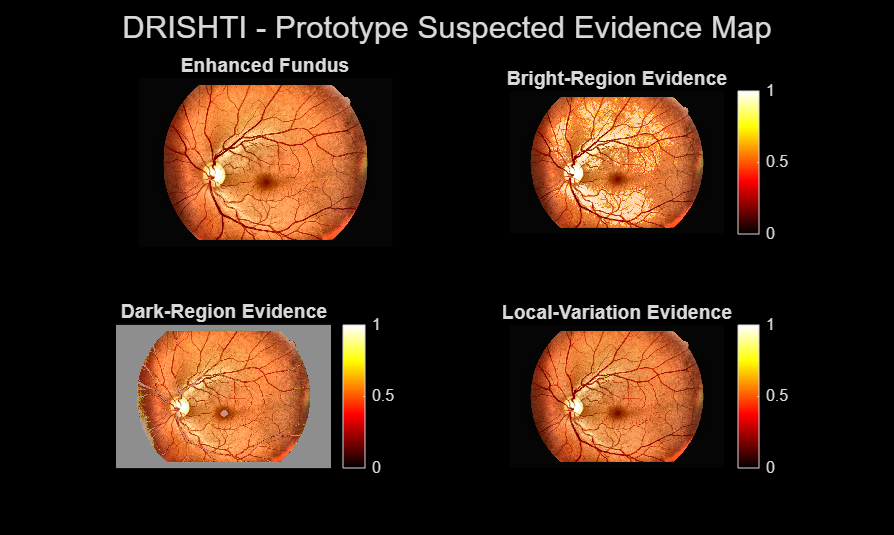
%> input picture results/explainability_map.png, 894 x 535 px
$ octave run_demo.m   (GNU Octave 9; MATLAB toolbox functions it lacks are replaced by stand-ins)
%> lines starting %> are read from the running program, lines starting %| are printed output that depends on the picture; in (x1, y1, x2, y2) boxes, pixels count from 0 and x2, y2 are one past the last pixel; in counts of white or black regions, pixels touching at a corner belong together; the program's own positions count from 1; long printed decimals are rounded
clc;
clear;
close all;

fprintf('\n============================================\n');
fprintf('          DRISHTI\n');
fprintf('     SIH26038 END-TO-END DEMO\n');
fprintf('============================================\n\n');

%% 1. LOAD FUNDUS IMAGE

[filename, pathname] = uigetfile( ...
    {'*.jpg;*.jpeg;*.png', 'Fundus Images'}, ...
    'Select Fundus Image');
%> the answer given: ../results/explainability_map.png

if isequal(filename, 0)
    fprintf('\nNo image selected. Demo cancelled.\n');
    return;
end

img = imread(fullfile(pathname, filename));
%> img is the input picture: size 535x894x3 uint8; mean R, G, B 52.4, 32.7, 20.4

fprintf('[1/5] Fundus image loaded successfully.\n');
fprintf('Selected Image  : %s\n', filename);
%% 2. IMAGE QUALITY GATE

gray = im2double(rgb2gray(img));
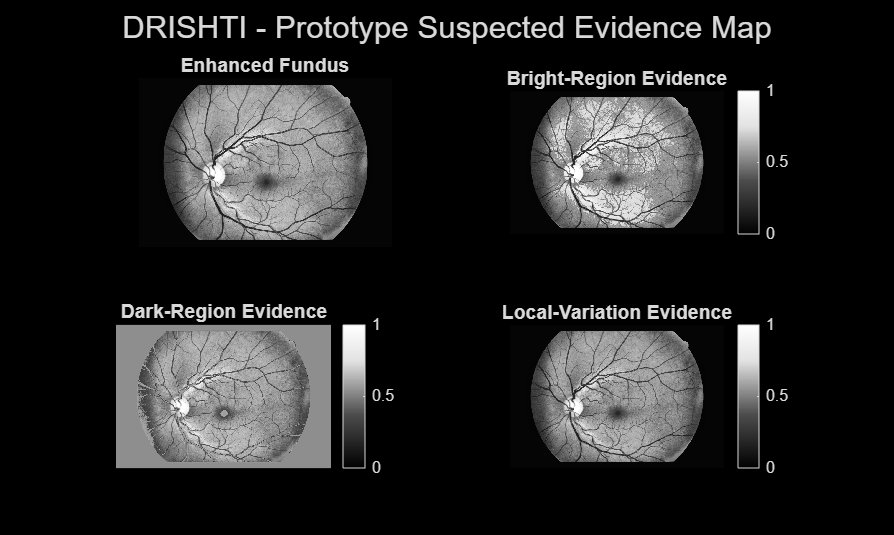
%> gray: size 535x894 double; min 0, max 1, mean 0.146

laplacianKernel = [0 1 0; 1 -4 1; 0 1 0];
laplacianImage = imfilter(gray, laplacianKernel, 'replicate');
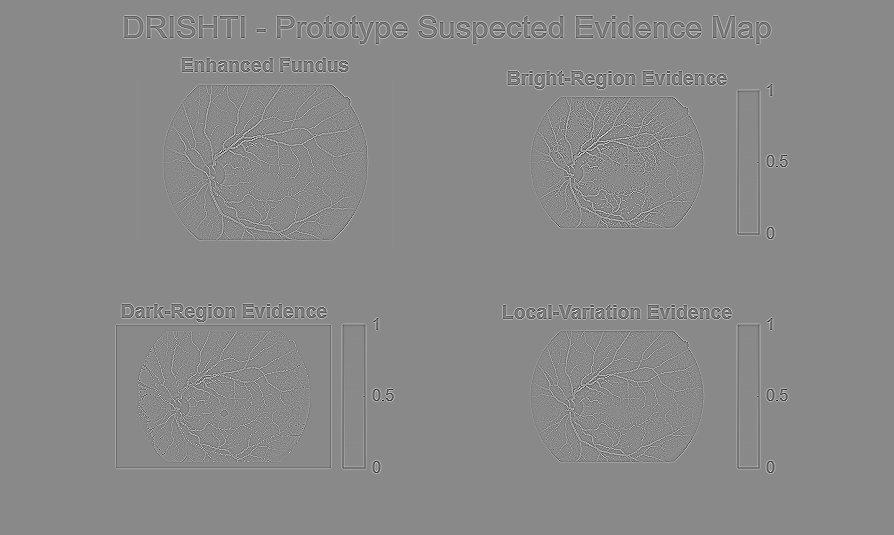
%> laplacianImage: size 535x894 double; min -2.76, max 2.34, mean 1.04e-18; drawn with min black and max white

focusScore = var(laplacianImage(:));
%> focusScore = 0.0421
brightnessScore = mean(gray(:));
%> brightnessScore = 0.146

darkPixels = gray < 0.05;
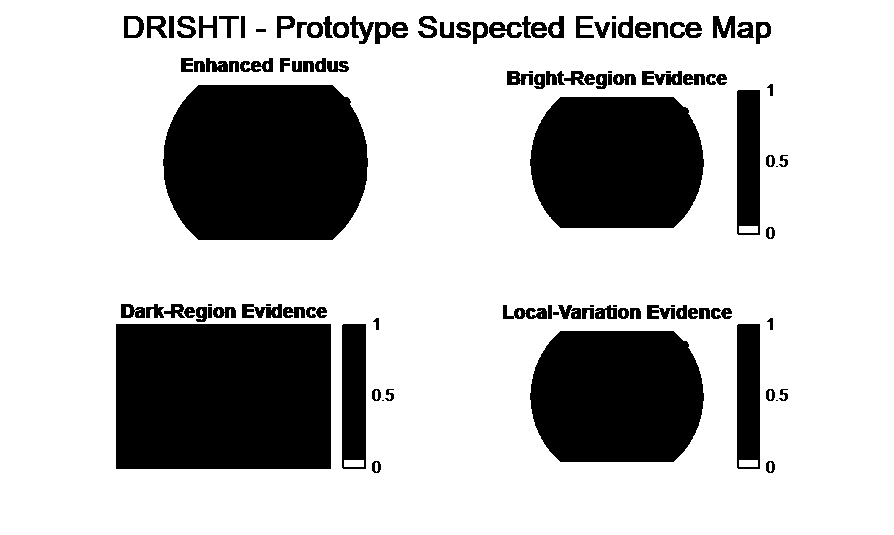
%> darkPixels: size 535x894 logical; 74.2% white; 113 black regions (13 under 20 px), largest, box (x1, y1, x2, y2) and area: (116, 324, 331, 469) 31175, (163, 85, 368, 240) 28402, (530, 331, 704, 462) 20260
darkRatio = mean(darkPixels(:));
%> darkRatio = 0.742

focusOK = focusScore > 0.0001;
%> focusOK = true
brightnessOK = brightnessScore > 0.10 && brightnessScore < 0.90;
%> brightnessOK = true
fieldOK = darkRatio < 0.50;
%> fieldOK = false

% -------- QUALITY FEEDBACK --------

qualityIssues = {};

if ~focusOK
    qualityIssues{end+1} = 'BLURRY IMAGE';
end

if ~brightnessOK
    if brightnessScore <= 0.10
        qualityIssues{end+1} = 'IMAGE TOO DARK';
    elseif brightnessScore >= 0.90
        qualityIssues{end+1} = 'IMAGE TOO BRIGHT';
    end
end

if ~fieldOK
    qualityIssues{end+1} = 'POOR FIELD OF VIEW';
end

qualityOK = isempty(qualityIssues);

fprintf('\n--- IMAGE QUALITY GATE ---\n');
fprintf('Focus Score      : %.5f\n', focusScore);
%| Focus Score      : 0.0421
fprintf('Brightness Score : %.3f\n', brightnessScore);
%| Brightness Score : 0.146
fprintf('Dark Area Ratio  : %.3f\n', darkRatio);
%| Dark Area Ratio  : 0.742

if ~qualityOK
    fprintf('\nRESULT: IMAGE REJECTED\n');
    fprintf('\nQUALITY ISSUES DETECTED:\n');

    for i = 1:length(qualityIssues)
        fprintf(' - %s\n', qualityIssues{i});
    end

    fprintf('\nRECOMMENDED ACTION:\n');

    if any(contains(qualityIssues, 'BLURRY'))
        fprintf(' - Refocus camera and recapture the image.\n');
    end

    if any(contains(qualityIssues, 'DARK')) || ...
       any(contains(qualityIssues, 'BRIGHT'))
        fprintf(' - Adjust illumination and recapture the image.\n');
    end

    if any(contains(qualityIssues, 'FIELD OF VIEW'))
        fprintf(' - Reposition camera to capture the complete retinal field.\n');
    end

    return;
end

fprintf('RESULT: IMAGE ACCEPTED\n');
%% 3. IMAGE ENHANCEMENT

labImage = rgb2lab(img);

L = labImage(:,:,1) / 100;

L_enhanced = adapthisteq(L, ...
    'ClipLimit', 0.01, ...
    'NumTiles', [8 8]);

labImage(:,:,1) = L_enhanced * 100;

enhancedImg = lab2rgb(labImage);

imwrite(enhancedImg, '../results/enhanced_fundus.png');

fprintf('\n[2/5] Image enhancement completed.\n');

%% 4. PROTOTYPE DR SCREENING

% [6 lines of commented-out code are left out]

DR_grade = 2;

gradeNames = {
    'No Diabetic Retinopathy'
    'Mild Non-Proliferative DR'
    'Moderate Non-Proliferative DR'
    'Severe Non-Proliferative DR'
    'Proliferative DR'
};

classification = gradeNames{DR_grade + 1};

% Demonstration confidence only
confidence = 0.87;

fprintf('\n[3/5] DR screening completed.\n');
fprintf('ICDR Grade       : %d\n', DR_grade);
fprintf('Classification   : %s\n', classification);
fprintf('Confidence       : %.1f%%\n', confidence * 100);

%% 5. EXPLAINABILITY MAP

grayEnhanced = im2double(rgb2gray(enhancedImg));

% -------- PROTOTYPE SUSPECTED EVIDENCE MAPS --------

% Bright-region evidence
brightMap = grayEnhanced > 0.65;
brightMap = bwareaopen(brightMap, 50);
brightMap = imgaussfilt(double(brightMap), 3);
brightMap = mat2gray(brightMap);

% Dark-region evidence
darkMap = grayEnhanced < 0.25;
darkMap = bwareaopen(darkMap, 50);
darkMap = imgaussfilt(double(darkMap), 3);
darkMap = mat2gray(darkMap);

% Local-variation evidence
variationMap = stdfilt(grayEnhanced, ones(7));
variationMap = mat2gray(variationMap);

fprintf('\nPrototype evidence maps generated:\n');
fprintf(' - Bright-region evidence\n');
fprintf(' - Dark-region evidence\n');
fprintf(' - Local-variation evidence\n');

fprintf('\n[4/5] Explainability map generated.\n');

figure;

subplot(2,2,1);
imshow(enhancedImg);
title('Enhanced Fundus');

subplot(2,2,2);
imshow(enhancedImg);
hold on;
imagesc(brightMap, 'AlphaData', brightMap * 0.55);
colormap hot;
colorbar;
title('Bright-Region Evidence');
hold off;

subplot(2,2,3);
imshow(enhancedImg);
hold on;
imagesc(darkMap, 'AlphaData', darkMap * 0.55);
colormap hot;
colorbar;
title('Dark-Region Evidence');
hold off;

subplot(2,2,4);
imshow(enhancedImg);
hold on;
imagesc(variationMap, 'AlphaData', variationMap * 0.55);
colormap hot;
colorbar;
title('Local-Variation Evidence');
hold off;

sgtitle('DRISHTI - Prototype Suspected Evidence Map');

saveas(gcf, '../results/explainability_map.png');
%% 6. GENERATE SCREENING REPORT

reportFile = '../results/DRISHTI_Report.txt';

fileID = fopen(reportFile, 'w');

fprintf(fileID, '============================================\n');
fprintf(fileID, '             DRISHTI\n');
fprintf(fileID, '       Screening Demonstration Report\n');
fprintf(fileID, '============================================\n\n');

fprintf(fileID, 'Patient ID          : DEMO-001\n');
fprintf(fileID, 'Screening Status    : IMAGE ACCEPTED\n');
fprintf(fileID, 'DR Grade (ICDR)     : %d\n', DR_grade);
fprintf(fileID, 'Classification      : %s\n', classification);
fprintf(fileID, 'Prototype Confidence: %.1f%%\n', confidence * 100);

fprintf(fileID, '\n--------------------------------------------\n');
fprintf(fileID, 'IMAGE QUALITY\n');
fprintf(fileID, '--------------------------------------------\n');

fprintf(fileID, 'Focus Score        : %.5f\n', focusScore);
fprintf(fileID, 'Brightness Score   : %.3f\n', brightnessScore);
fprintf(fileID, 'Dark Area Ratio    : %.3f\n', darkRatio);

fprintf(fileID, '\n--------------------------------------------\n');
fprintf(fileID, 'EXPLAINABILITY\n');
fprintf(fileID, '--------------------------------------------\n');

fprintf(fileID, 'Prototype evidence analysis completed.\n');
fprintf(fileID, 'Evidence types visualized:\n');
fprintf(fileID, ' - Bright-region evidence\n');
fprintf(fileID, ' - Dark-region evidence\n');
fprintf(fileID, ' - Local-variation evidence\n');
fprintf(fileID, 'Evidence map: explainability_map.png\n');

fprintf(fileID, '\n--------------------------------------------\n');
fprintf(fileID, 'RECOMMENDATION\n');
fprintf(fileID, '--------------------------------------------\n');

if DR_grade == 0
    fprintf(fileID, 'Routine screening recommended.\n');
elseif DR_grade <= 2
    fprintf(fileID, 'Clinical review recommended based on screening result.\n');
else
    fprintf(fileID, 'Referral for ophthalmic evaluation recommended.\n');
end

fprintf(fileID, '\n============================================\n');
fprintf(fileID, 'SIH26038 Prototype Demonstration\n');
fprintf(fileID, 'Not intended for clinical diagnosis.\n');
fprintf(fileID, '============================================\n');

fclose(fileID);

fprintf('\n[5/5] Screening report generated.\n');

%% FINAL SUMMARY

fprintf('\n============================================\n');
fprintf('          DEMO COMPLETED SUCCESSFULLY\n');
fprintf('============================================\n');

fprintf('Image Quality    : ACCEPTED\n');
fprintf('DR Grade         : %d\n', DR_grade);
fprintf('Classification    : %s\n', classification);
fprintf('Confidence        : %.1f%%\n', confidence * 100);

fprintf('\nGenerated files:\n');
fprintf('1. enhanced_fundus.png\n');
fprintf('2. explainability_map.png\n');
fprintf('3. RETINAWISE_AI_Report.txt\n');

fprintf('\nPrototype note: DR classification and confidence\n');
fprintf('are currently demonstration values, not a trained\n');
fprintf('clinical AI model.\n');

fprintf('============================================\n');
fprintf('\n');
fprintf('============================================\n');
fprintf('             DRISHTI STATUS\n');
fprintf('============================================\n');
fprintf('Quality Gate      : PASS\n');
fprintf('Screening         : COMPLETED\n');
fprintf('Explainability    : GENERATED\n');
fprintf('Report            : GENERATED\n');
fprintf('Capacity Model    : SIMULATED\n');
fprintf('============================================\n');
